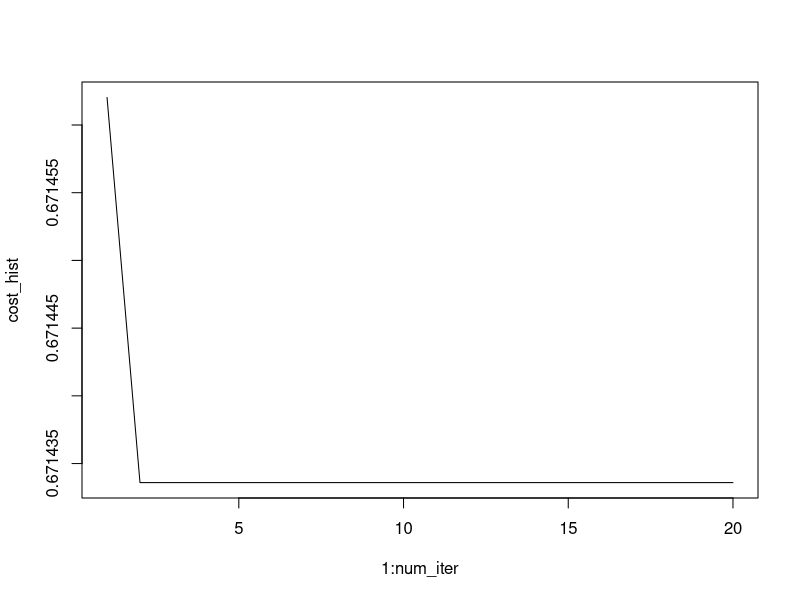

This figure's R source:
sigmoid <- function(x){
  1/(1+exp(-x))
}

log_likelihood <- function(beta, X, y){
  return((-1/m)*sum(y*log(sigmoid(X%*%beta)) + (1-y)*log(1-sigmoid(X%*%beta))))
}

newton <- function(X, y, beta, num_iter){
  library(numDeriv)
  library(MASS)
  J_hist<-vector()
  
  for(i in 1:num_iter){
    score <- (1/m)*(t(X)%*%(sigmoid(X%*%beta) - y)) # calcolo della score function
    H <- hessian(log_likelihood, beta, method = "complex", X = X, y = y)
    #H contiene le derivate seconde della log-verosimiglianza
    beta <- beta - ginv(H)%*%score # passo iterativo del metodo di newton
    J_hist[i] <- log_likelihood(beta, X, y)
  }
  result <- list(beta, J_hist)
  return(result)
}

set.seed(11)
x <- matrix(rnorm(400), ncol = 4)
y <- round(runif(100, 0, 1)) 
m <- length(y)
X<-cbind(rep(1, 100), x)
beta<-rep(0, 5)


num_iter = 20
result <- newton(X, y, beta, num_iter)
beta <- result[[1]]
print(beta)

cost_hist <- result[[2]]
plot(1:num_iter, cost_hist, type = 'l')

pred <- sigmoid(X%*%beta)
pred <- ifelse(pred > .5, 1, 0)
accuracy <- mean(pred == y)
print(accuracy) 


